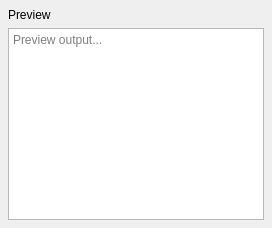
<?xml version="1.0" encoding="UTF-8"?>
<ui version="4.0">
 <class>PreviewPanel</class>
 <widget class="QWidget" name="PreviewPanel">
  <property name="minimumSize">
   <size><width>240</width><height>0</height></size>
  </property>
  <layout class="QVBoxLayout" name="mainLayout">
   <property name="leftMargin"><number>8</number></property>
   <property name="topMargin"><number>8</number></property>
   <property name="rightMargin"><number>8</number></property>
   <property name="bottomMargin"><number>8</number></property>
   <property name="spacing"><number>6</number></property>
   <item>
    <widget class="QLabel" name="titleLabel">
     <property name="text"><string>Preview</string></property>
    </widget>
   </item>
   <item>
    <widget class="QTextEdit" name="previewTextEdit">
     <property name="readOnly"><bool>true</bool></property>
     <property name="placeholderText"><string>Preview output...</string></property>
    </widget>
   </item>
  </layout>
 </widget>
 <layoutdefault spacing="6" margin="11"/>
 <resources/>
 <connections/>
</ui>
